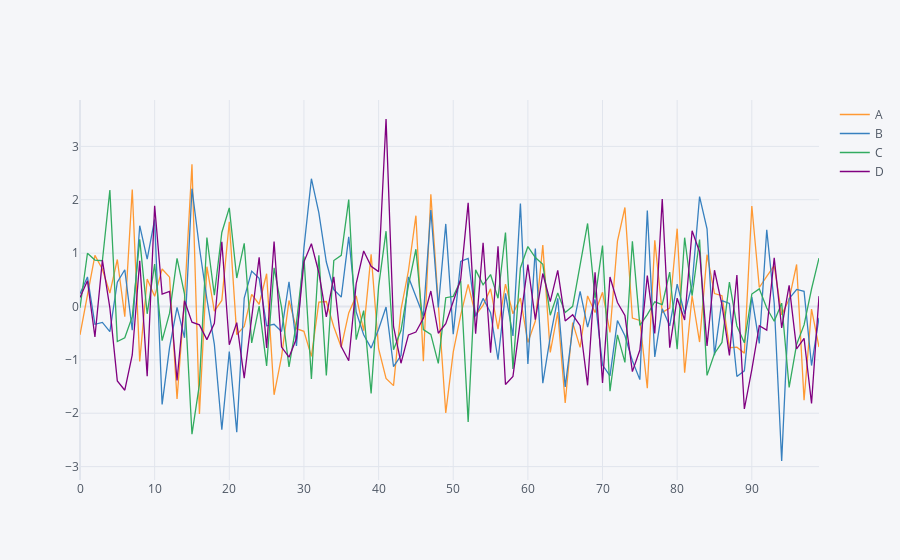

The notebook cell this image was saved under:
### Markdown cell above
## Scatter

### Code cell
#Using iplot() instead of plot() creates magic. 
#The same matplot is now converted to pyplot and it's interactive
df.iplot()
#Now you can zoom in, zoom out. see values at different points
#You can edit and save the file
#Download the file
#You can also click on and off certain columns
#Incredibly powerful data visualization tool
